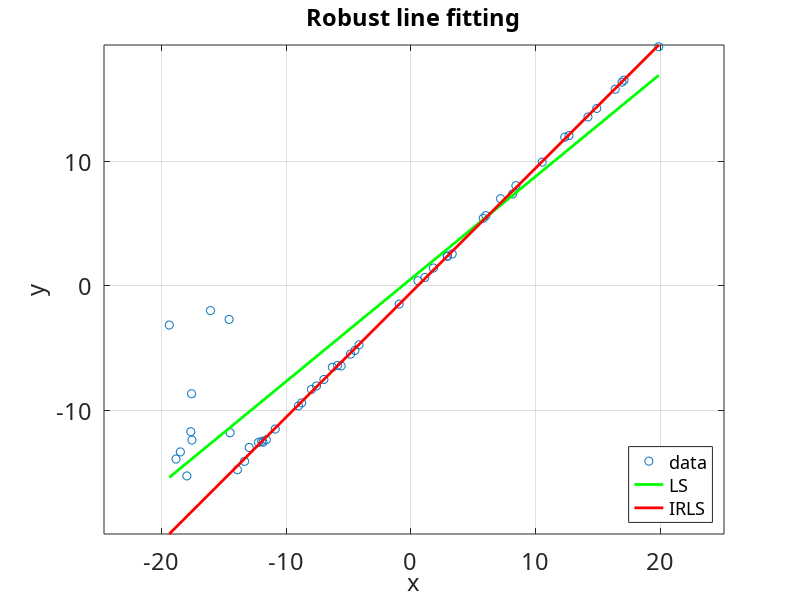

The MATLAB script that drew this image:
%% Sample Code of Robust Estimation
% M-estimator of linear regression problem
% Ikuro Sato, Tokyo Tech, 5/24/2022

%% Ground truth of parameters
a0 = -0.5 ;
a1 = 1.0 ;
disp(['groud truth:  a0 = ', num2str(a0), ', a1 = ', num2str(a1)])

%% Data generation
N = 50 ; % # of inliers + # of outliers
N_out = 10 ; % # of outliers
fac_noise = 0.2 ; % noise factor for inliers
fac_out = 60.0 ; % noise factor for outliers
r = fac_noise * randn(N,1) ; % inlier noise
r(1:N_out) = fac_out * abs(r(1:N_out)) ; % outlier noise
x = sort(-20 + 40 * sort(rand(N,1))) ; % observation (x)
y = a0 + a1 * x + r ; % observation (y)
%----------------------------------------------------------------------
set(0, 'DefaultAxesFontSize', 17, 'DefaultAxesFontName', 'Yu Gothic UI')
figure(1); clf
plot(x, y, 'o')
grid on; axis equal
xlabel('x', 'FontSize', 17)
ylabel('y', 'FontSize', 17)
title('Robust line fitting', 'FontSize', 17)

%% Linear Least Squares
A = [ones(N,1), x] ; % data matrix
a_LS = inv(A'*A) * A' * y ; % linear least squares solution
disp(['Linear Least Squares:  a0 = ', num2str(a_LS(1)), ',  a1 = ', num2str(a_LS(2))])
line([min(x) max(x)], a_LS(1)+a_LS(2)*[min(x) max(x)], 'Color', 'g', 'LineWidth', 2)

%% IRLS (Bisquare a.k.a. Tukey)
c_bisquare = 4.685 ;
a_IRLS = a_LS ; % initialization of the solution by linear LS
disp('IRLS begins.')
for k = 1 : 15
    res = y - a_IRLS(1) - a_IRLS(2) * x  ; % residue
    res = res / (1.48 * median(abs(res - median(res)))) ; % rescaled residue
    w = (1 - (res/c_bisquare).^2).^2 ; % weight update
    w(abs(res)>c_bisquare) = 0 ;
    W = diag(w) ; % vector (w) -> diagonal matrix (W)
    a_IRLS = inv(A' * W * A + 1e-10 * eye(2)) * A' * W * y ; % weighted LS   
    disp(['k = ', num2str(k), ', a0 = ', num2str(a_IRLS(1)), ', a1 = ', num2str(a_IRLS(2))])
end
%----------------------------------------------------------------------
line([min(x) max(x)], a_IRLS(1)+a_IRLS(2)*[min(x) max(x)], 'Color', 'r', 'LineWidth', 2)
lh = legend('data', 'LS', 'IRLS', 'Location', 'SouthEast') ;
set(lh, 'FontSize', 13)
